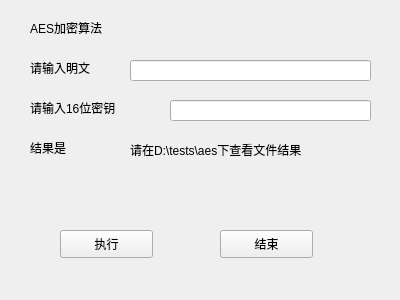
<?xml version="1.0" encoding="UTF-8"?>
<ui version="4.0">
 <class>aesw</class>
 <widget class="QWidget" name="aesw">
  <property name="geometry">
   <rect>
    <x>0</x>
    <y>0</y>
    <width>400</width>
    <height>300</height>
   </rect>
  </property>
  <property name="windowTitle">
   <string>Form</string>
  </property>
  <widget class="QPushButton" name="excute">
   <property name="geometry">
    <rect>
     <x>60</x>
     <y>230</y>
     <width>93</width>
     <height>28</height>
    </rect>
   </property>
   <property name="text">
    <string>执行</string>
   </property>
  </widget>
  <widget class="QLabel" name="label_4">
   <property name="geometry">
    <rect>
     <x>30</x>
     <y>140</y>
     <width>72</width>
     <height>15</height>
    </rect>
   </property>
   <property name="text">
    <string>结果是</string>
   </property>
  </widget>
  <widget class="QLabel" name="label">
   <property name="geometry">
    <rect>
     <x>30</x>
     <y>20</y>
     <width>101</width>
     <height>16</height>
    </rect>
   </property>
   <property name="text">
    <string>AES加密算法</string>
   </property>
  </widget>
  <widget class="QLineEdit" name="message">
   <property name="geometry">
    <rect>
     <x>130</x>
     <y>60</y>
     <width>241</width>
     <height>21</height>
    </rect>
   </property>
  </widget>
  <widget class="QLabel" name="label_3">
   <property name="geometry">
    <rect>
     <x>30</x>
     <y>100</y>
     <width>111</width>
     <height>16</height>
    </rect>
   </property>
   <property name="text">
    <string>请输入16位密钥</string>
   </property>
  </widget>
  <widget class="QLabel" name="label_2">
   <property name="geometry">
    <rect>
     <x>30</x>
     <y>60</y>
     <width>81</width>
     <height>16</height>
    </rect>
   </property>
   <property name="text">
    <string>请输入明文</string>
   </property>
  </widget>
  <widget class="QPushButton" name="endExcute">
   <property name="geometry">
    <rect>
     <x>220</x>
     <y>230</y>
     <width>93</width>
     <height>28</height>
    </rect>
   </property>
   <property name="text">
    <string>结束</string>
   </property>
  </widget>
  <widget class="QLabel" name="label_5">
   <property name="geometry">
    <rect>
     <x>130</x>
     <y>140</y>
     <width>251</width>
     <height>20</height>
    </rect>
   </property>
   <property name="text">
    <string>请在D:\tests\aes下查看文件结果</string>
   </property>
  </widget>
  <widget class="QLineEdit" name="key">
   <property name="geometry">
    <rect>
     <x>170</x>
     <y>100</y>
     <width>201</width>
     <height>21</height>
    </rect>
   </property>
  </widget>
 </widget>
 <resources/>
 <connections/>
</ui>
